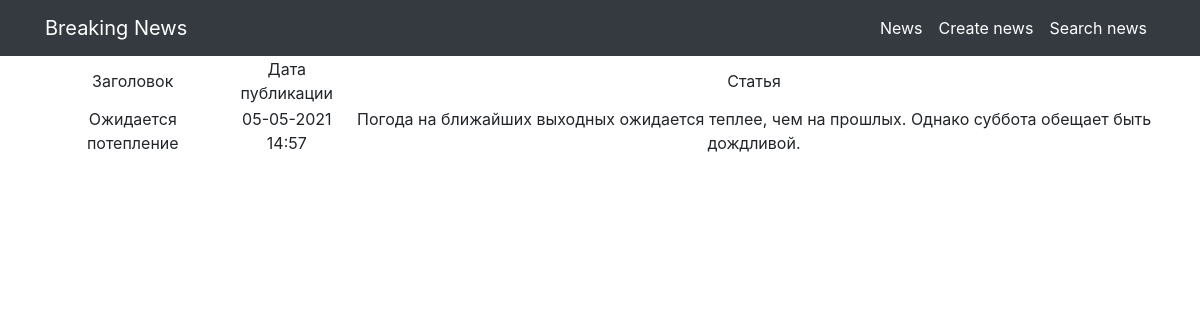
The app's page /allnews/12 with its own data.
### news/models.py (models this page shows, shortened)
class Post(models.Model):
    author = models.ForeignKey(to='Author',
                               on_delete = models.CASCADE,
                               related_name='allnews')
    type = models.CharField(max_length=3,
                            choices=POST_TYPES, )
    date_time = models.DateTimeField(auto_now_add=True)
    category = models.ManyToManyField(to='Category',
                                      through='PostCategory',
                                      related_name='allnews')
    header = models.TextField()
    text = models.TextField()
    rating = models.IntegerField(default=0)

### news/views.py (the view)
# urls.py: path('<int:pk>', NewsDetail.as_view(), name='news_detail'),
class NewsDetail(DetailView):
    model = Post # модель всё та же, но мы хотим получать детали конкретно отдельного товара
    template_name = 'a-news.html' # название шаблона будет product.html
    context_object_name = 'anews' # название объекта. в нём будет

### news/templatetags/custom_filters.py (called while the page is built)
@register.filter(name='censor') # регестрируем наш фильтр под именем multiply, чтоб django понимал, что это именно фильтр, а не простая функция
def censor(value): # первый аргумент здесь это то значение, к которому надо применить фильтр, второй аргуменит — это аргумент фильтра, т.е. примерно следующее будет в шаблоне value|multiply:arg
    for word in obscene_words:
        if word in value:
            new_value = value.replace(word, "***")
            return new_value
        else:
            return value

### templates/a-news.html (shortened to what this page needs)
{% extends 'flatpages/default.html' %}
{% load custom_filters %}
{% block content %}
 {% if anews %}
 <table>
            <tr>
                <td>
                    Заголовок
                </td>
                <td>
                    Дата публикации
                </td>
                <td>
                    Статья
                </td>
            </tr>
            <tr>
                <td>
                    {{ anews.header|censor }}
                </td>
                <td>
                    {{ anews.date_time|date:'d-m-Y H:i' }}
                </td>
                <td>
                    {{ anews.text|censor }}
                </td>
            </tr>
        </table>
    {% else %}
        <h2>Новостей нет!</h2>
    {% endif %}
{% endblock content %}

### records on screen
Post: header|censor "Ожидается потепление", date_time "05-05-2021 14:57", text|censor "Погода на ближайших выходных ожидается теплее, чем на прошлых. Однако суббота обещает быть дождливой."
